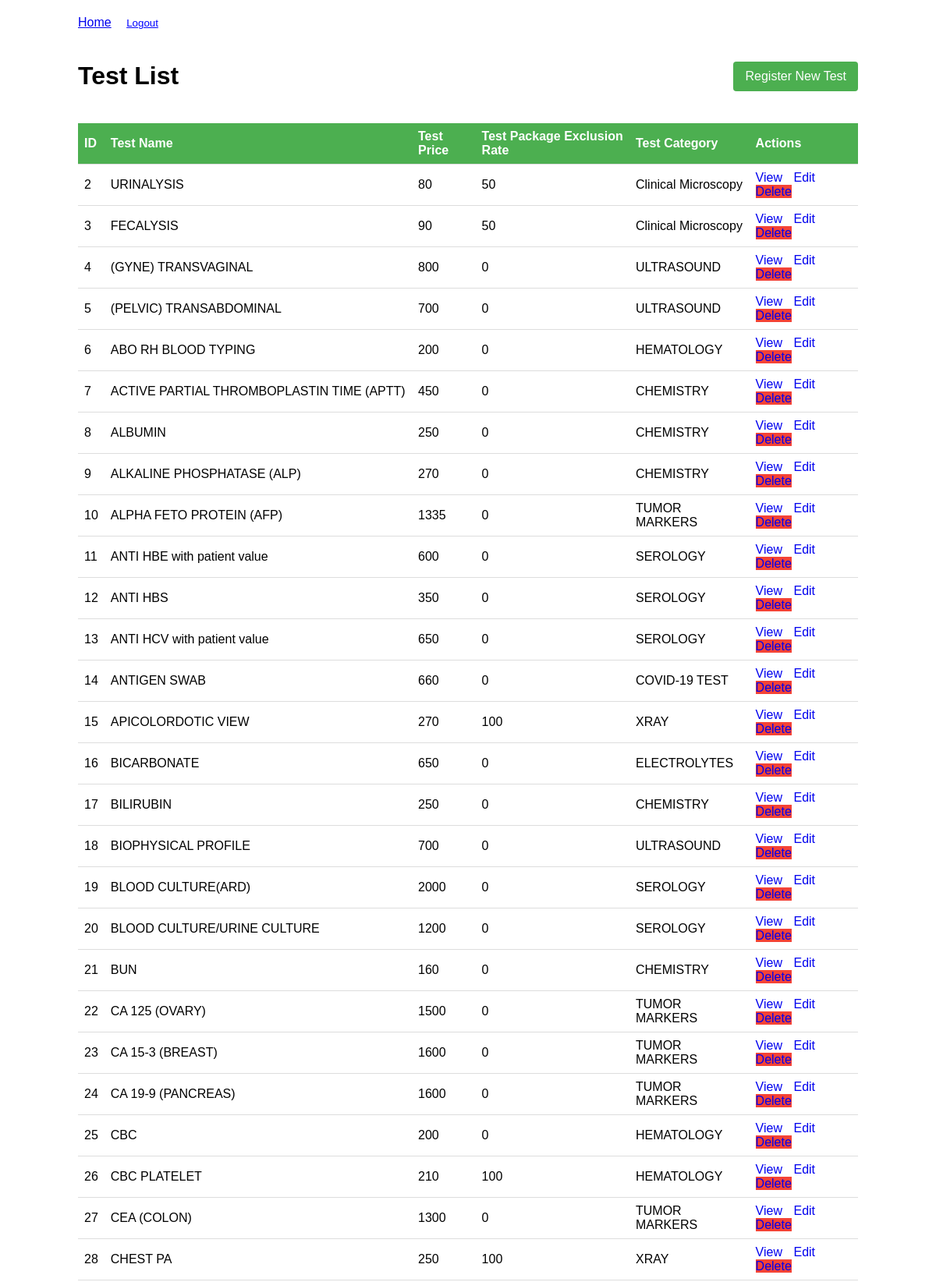
Screenshot of /tests/test/list/ (signed in, upper part) with the database file from the repository.
### tests/models.py (models this page shows, shortened)
class Test(models.Model):
    TEST_CATEGORY_CHOICES = [
        ('Hematology', 'Hematology'),
        ('Clinical Microscopy', 'Clinical Microscopy'),
        ('Pregnancy Test', 'Pregnancy Test'),
        ('Blood Chemistry', 'Blood Chemistry'),
        ('Liver Function', 'Liver Function'),
        ('Electrolytes', 'Electrolytes'),
        ('Tumor Markers', 'Tumor Markers'),
        ('Serology', 'Serology'),
        ('Immunology', 'Immunology'),
        ('Hormone', 'Hormone'),
        ('Hepatitis', 'Hepatitis'),
        ('Xray', 'Xray'),
        ('Ultrasound', 'Ultrasound'),
        ('Xray', 'Xray'),
        ('Others', 'Others')
    ]
    test_name = models.CharField(max_length=50)
    test_price = models.PositiveIntegerField()
    test_package_exclusion_rate = models.PositiveIntegerField()
    test_category = models.CharField(max_length=50, choices=TEST_CATEGORY_CHOICES)

### tests/views.py (the view)
# urls.py: path('test/list/', views.TestListView.as_view(), name='test_list'),
@method_decorator(login_required, name='dispatch')
class TestListView(ListView):
    model = Test
    template_name = 'tests/test_list.html'
    context_object_name = 'tests'

### tests/templates/tests/test_list.html (shortened to what this page needs)
<!DOCTYPE html>
<html>
<head>
</head>
<body>
    <div class="nav">
        <a href="{% url 'home' %}">Home</a>
        <form method="post" action="{% url 'logout' %}" style="display:inline;">
            <button type="submit" style="background:none; border:none; color:blue; text-decoration:underline; cursor:pointer; padding:0;">Logout</button>
        </form>
    </div>
    <div class="header">
        <h1>Test List</h1>
        <a href="{% url 'test_new' %}" class="btn">Register New Test</a>
    </div>
    {% if tests %}
    <table>
        <thead>
            <tr>
                <th>ID</th>
                <th>Test Name</th>
                <th>Test Price</th>
                <th>Test Package Exclusion Rate</th>
                <th>Test Category</th>
                <th>Actions</th>
            </tr>
        </thead>
        <tbody>
            {% for test in tests %}
            <tr>
                <td>{{ test.id }}</td>
                <td>{{ test.test_name }}</td>
                <td>{{ test.test_price }}</td>
                <td>{{ test.test_package_exclusion_rate }}</td>
                <td>{{ test.test_category }}</td>
                <td class="action-links">
                    <a href="{% url 'test_detail' test.id %}">View</a>
                    <a href="{% url 'test_edit' test.id %}">Edit</a>
                    <a href="{% url 'test_delete' test.id %}" class="btn-danger">Delete</a>
                </td>
            </tr>
            {% endfor %}
        </tbody>
    </table>
    {% else %}
    <p>No tests registered yet.</p>
    {% endif %}
</body>
</html>

### tests/templates/tests/test_list.html (style rules this page uses)
body { font-family: Arial, sans-serif; max-width: 1000px; margin: 0 auto; padding: 20px; }
table { width: 100%; border-collapse: collapse; }
th, td { padding: 8px; text-align: left; border-bottom: 1px solid #ddd; }
th { background-color: #4CAF50; color: white; }
.action-links a { margin-right: 10px; text-decoration: none; }
.header { display: flex; justify-content: space-between; align-items: center; margin-bottom: 20px; }
.btn { background-color: #4CAF50; color: white; padding: 10px 15px; border: none; border-radius: 4px; cursor: pointer; text-decoration: none; }
.btn-danger { background-color: #f44336; }
.nav { margin-bottom: 20px; }
.nav a { margin-right: 15px; }

### rows the page displays
Test: id "2", test_name "URINALYSIS", test_price "80", test_package_exclusion_rate "50", test_category "Clinical Microscopy"
Test: id "3", test_name "FECALYSIS", test_price "90", test_package_exclusion_rate "50", test_category "Clinical Microscopy"
Test: id "4", test_name "(GYNE) TRANSVAGINAL", test_price "800", test_package_exclusion_rate "0", test_category "ULTRASOUND"
Test: id "5", test_name "(PELVIC) TRANSABDOMINAL", test_price "700", test_package_exclusion_rate "0", test_category "ULTRASOUND"
Test: id "6", test_name "ABO RH BLOOD TYPING", test_price "200", test_package_exclusion_rate "0", test_category "HEMATOLOGY"
Test: id "7", test_name "ACTIVE PARTIAL THROMBOPLASTIN TIME (APTT)", test_price "450", test_package_exclusion_rate "0", test_category "CHEMISTRY"
Test: id "8", test_name "ALBUMIN", test_price "250", test_package_exclusion_rate "0", test_category "CHEMISTRY"
Test: id "9", test_name "ALKALINE PHOSPHATASE (ALP)", test_price "270", test_package_exclusion_rate "0", test_category "CHEMISTRY"
Test: id "10", test_name "ALPHA FETO PROTEIN (AFP)", test_price "1335", test_package_exclusion_rate "0", test_category "TUMOR MARKERS"
Test: id "11", test_name "ANTI HBE with patient value", test_price "600", test_package_exclusion_rate "0", test_category "SEROLOGY"
Test: id "12", test_name "ANTI HBS", test_price "350", test_package_exclusion_rate "0", test_category "SEROLOGY"
Test: id "13", test_name "ANTI HCV with patient value", test_price "650", test_package_exclusion_rate "0", test_category "SEROLOGY"
Test: id "14", test_name "ANTIGEN SWAB", test_price "660", test_package_exclusion_rate "0", test_category "COVID-19 TEST"
Test: id "15", test_name "APICOLORDOTIC VIEW", test_price "270", test_package_exclusion_rate "100", test_category "XRAY"
Test: id "16", test_name "BICARBONATE", test_price "650", test_package_exclusion_rate "0", test_category "ELECTROLYTES"
Test: id "17", test_name "BILIRUBIN", test_price "250", test_package_exclusion_rate "0", test_category "CHEMISTRY"
Test: id "18", test_name "BIOPHYSICAL PROFILE", test_price "700", test_package_exclusion_rate "0", test_category "ULTRASOUND"
Test: id "19", test_name "BLOOD CULTURE(ARD)", test_price "2000", test_package_exclusion_rate "0", test_category "SEROLOGY"
Test: id "20", test_name "BLOOD CULTURE/URINE CULTURE", test_price "1200", test_package_exclusion_rate "0", test_category "SEROLOGY"
Test: id "21", test_name "BUN", test_price "160", test_package_exclusion_rate "0", test_category "CHEMISTRY"
Test: id "22", test_name "CA 125 (OVARY)", test_price "1500", test_package_exclusion_rate "0", test_category "TUMOR MARKERS"
Test: id "23", test_name "CA 15-3 (BREAST)", test_price "1600", test_package_exclusion_rate "0", test_category "TUMOR MARKERS"
Test: id "24", test_name "CA 19-9 (PANCREAS)", test_price "1600", test_package_exclusion_rate "0", test_category "TUMOR MARKERS"
Test: id "25", test_name "CBC", test_price "200", test_package_exclusion_rate "0", test_category "HEMATOLOGY"
Test: id "26", test_name "CBC PLATELET", test_price "210", test_package_exclusion_rate "100", test_category "HEMATOLOGY"
Test: id "27", test_name "CEA (COLON)", test_price "1300", test_package_exclusion_rate "0", test_category "TUMOR MARKERS"
Test: id "28", test_name "CHEST PA", test_price "250", test_package_exclusion_rate "100", test_category "XRAY"
